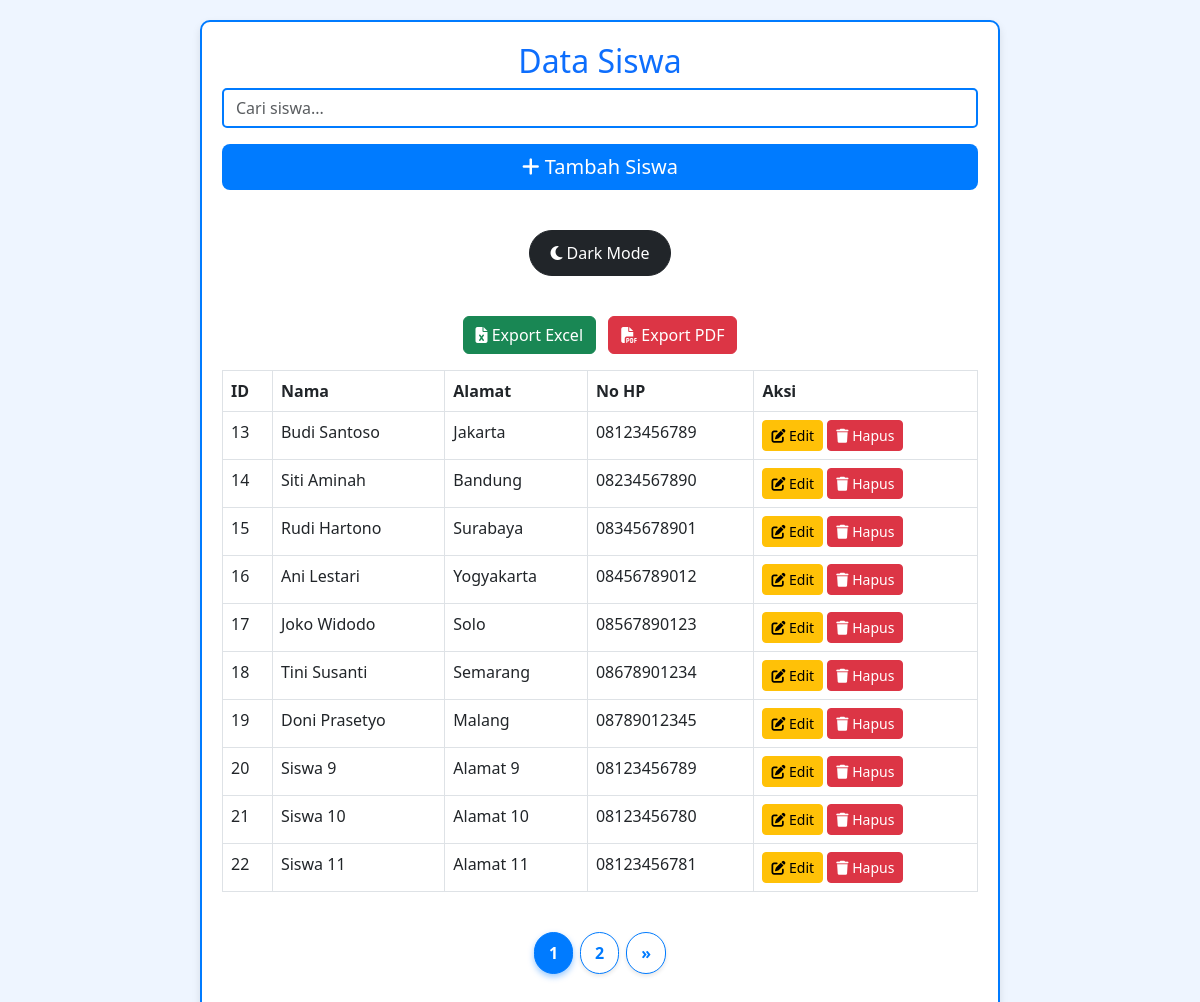
/index.php/siswa, run on the app's committed database.
### tables this page shows
CREATE TABLE `siswa` (
  `id` int(11) NOT NULL,
  `nama` varchar(100) NOT NULL,
  `alamat` text NOT NULL,
  `no_hp` varchar(15) NOT NULL
);

### index.php (called while the page is built, shortened)
<?php
require_once BASEPATH.'core/CodeIgniter.php';

### application/models/Siswa_model.php (called while the page is built, shortened)
<?php
class Siswa_model extends CI_Model {
    public function get_siswa_pagination($limit, $start)
{
    $this->db->limit($limit, $start);
    $query = $this->db->get('siswa');
    return ($query->num_rows() > 0) ? $query->result_array() : [];
}
}

### application/views/siswa_view.php (the view, shortened to what this page needs)
<!DOCTYPE html>
<html lang="id">
<head>
    <link rel="stylesheet" href="https://cdn.jsdelivr.net/npm/bootstrap@5.3.0/dist/css/bootstrap.min.css">
    <link rel="stylesheet" href="https://cdnjs.cloudflare.com/ajax/libs/font-awesome/6.4.0/css/all.min.css">
</head>
<body>
<div class="container">
    <h2 class="text-center text-primary">Data Siswa</h2>
    <div class="row mb-3">
        <div class="col-12">
            <input type="text" id="searchInput" class="form-control mb-3" placeholder="Cari siswa...">
            <button id="btnTambah" class="btn btn-primary btn-lg w-100">
                <i class="fa fa-plus"></i> Tambah Siswa
            </button>
        </div>
    </div>
<button id="toggleDarkMode" class="btn btn-dark">
    <i class="fa fa-moon"></i> Dark Mode
</button>
    <div class="row mb-3">
        <div class="col-12 col-md-6 mx-auto text-center">
            <button id="exportExcel" class="btn btn-success me-2">
                <i class="fa fa-file-excel"></i> Export Excel
            </button>
            <button id="exportPDF" class="btn btn-danger">
                <i class="fa fa-file-pdf"></i> Export PDF
            </button>
        </div>
    </div>
<div id="dataTableWrapper" class="table-responsive d-none">
    <table id="dataTable" class="table table-bordered table-hover">
        <thead>
            <tr>
                <th>ID</th>
                <th>Nama</th>
                <th>Alamat</th>
                <th>No HP</th>
                <th>Aksi</th>
            </tr>
        </thead>
        <tbody>
            <?php foreach ($siswa as $row): ?>
                <tr>
                    <td><?= $row['id']; ?></td>
                    <td><?= $row['nama']; ?></td>
                    <td><?= $row['alamat']; ?></td>
                    <td><?= $row['no_hp']; ?></td>
                    <td>
                        <button class="btn btn-warning btn-sm editBtn"
                            data-id="<?= $row['id']; ?>"
                            data-nama="<?= $row['nama']; ?>"
                            data-alamat="<?= $row['alamat']; ?>"
                            data-nohp="<?= $row['no_hp']; ?>">
                            <i class="fa fa-edit"></i> Edit
                        </button>
                        <button class="btn btn-danger btn-sm deleteBtn"
                            data-href="<?= site_url('siswa/hapus/'.$row['id']); ?>">
                            <i class="fa fa-trash"></i> Hapus
                        </button>
                    </td>
                </tr>
            <?php endforeach; ?>
        </tbody>
    </table>
</div>
<div class="row mt-4">
    <div class="col-12 d-flex justify-content-center">
        <?= $pagination; ?>
    </div>
</div>
</body>
</html>

### application/controllers/Siswa.php (shortened to what this page needs)
<?php
class Siswa extends CI_Controller {
    public function __construct()
    {
        $this->load->model('Siswa_model');
        $this->load->helper('url', 'form');
        $this->load->library('session');
    }
    public function index()
{
    $this->load->library('pagination');
    $config['base_url'] = site_url('siswa/index');
    $config['total_rows'] = $this->Siswa_model->get_total_siswa();
    $config['per_page'] = 10;
    $config['uri_segment'] = 3;
    $config['full_tag_open'] = '<nav><ul class="pagination justify-content-center">';
    $config['full_tag_close'] = '</ul></nav>';
    $config['first_link'] = 'First';
    $config['last_link'] = 'Last';
    $config['first_tag_open'] = '<li class="page-item">';
    $config['first_tag_close'] = '</li>';
    $config['prev_link'] = '&laquo';
    $config['prev_tag_open'] = '<li class="page-item">';
    $config['prev_tag_close'] = '</li>';
    $config['next_link'] = '&raquo';
    $config['next_tag_open'] = '<li class="page-item">';
    $config['next_tag_close'] = '</li>';
    $config['last_tag_open'] = '<li class="page-item">';
    $config['last_tag_close'] = '</li>';
    $config['cur_tag_open'] = '<li class="page-item active"><a class="page-link" href="#">';
    $config['cur_tag_close'] = '</a></li>';
    $config['num_tag_open'] = '<li class="page-item">';
    $config['num_tag_close'] = '</li>';
    $config['attributes'] = array('class' => 'page-link');
    $this->pagination->initialize($config);
    $page = ($this->uri->segment(3)) ? $this->uri->segment(3) : 0;
    $data['siswa'] = $this->Siswa_model->get_siswa_pagination($config['per_page'], $page);
    $data['pagination'] = $this->pagination->create_links();
    $this->load->view('siswa_view', $data);
}
}

### application/views/siswa_view.php (style rules this page uses)
body { background-color: #eef5ff; color: #000; transition: background 0.3s, color 0.3s; display: flex; justify-content: center; align-items: center; min-height: 100vh; margin: 0; padding: 20px; }
.container { background: white; padding: 20px; border-radius: 10px; box-shadow: 0 4px 8px rgba(0, 0, 0, 0.1); border: 2px solid #007bff; transition: border-color 0.3s ease, box-shadow 0.3s ease; width: 100%; max-width: 800px; }
.btn-primary { background-color: #007bff; border: none; }
th { background: #007bff; color: white; }
#toggleDarkMode { display: block; margin: 40px auto; padding: 10px 20px; font-size: 16px; border-radius: 25px; transition: all 0.3s ease; }
.form-control { border: 2px solid #007bff; border-radius: 5px; transition: border-color 0.3s ease, box-shadow 0.3s ease; }
.pagination { display: flex; justify-content: center; list-style: none; padding: 0; }
.pagination .page-item { margin: 0 4px; }
.pagination .page-item .page-link { color: #007bff; font-weight: bold; padding: 8px 14px; border-radius: 50px; border: 1px solid #007bff; transition: all 0.3s ease-in-out; box-shadow: 0px 2px 4px rgba(0, 0, 0, 0.1); }
.pagination .page-item.active .page-link { background-color: #007bff; color: white; border-color: #007bff; box-shadow: 0px 3px 6px rgba(0, 123, 255, 0.4); }

### data on the page
siswa: id "13", nama "Budi Santoso", alamat "Jakarta", no_hp "08123456789"
siswa: id "14", nama "Siti Aminah", alamat "Bandung", no_hp "08234567890"
siswa: id "15", nama "Rudi Hartono", alamat "Surabaya", no_hp "08345678901"
siswa: id "16", nama "Ani Lestari", alamat "Yogyakarta", no_hp "08456789012"
siswa: id "17", nama "Joko Widodo", alamat "Solo", no_hp "08567890123"
siswa: id "18", nama "Tini Susanti", alamat "Semarang", no_hp "08678901234"
siswa: id "19", nama "Doni Prasetyo", alamat "Malang", no_hp "08789012345"
siswa: id "20", nama "Siswa 9", alamat "Alamat 9", no_hp "08123456789"
siswa: id "21", nama "Siswa 10", alamat "Alamat 10", no_hp "08123456780"
siswa: id "22", nama "Siswa 11", alamat "Alamat 11", no_hp "08123456781"

### other printed values
$pagination "1 2 »"
